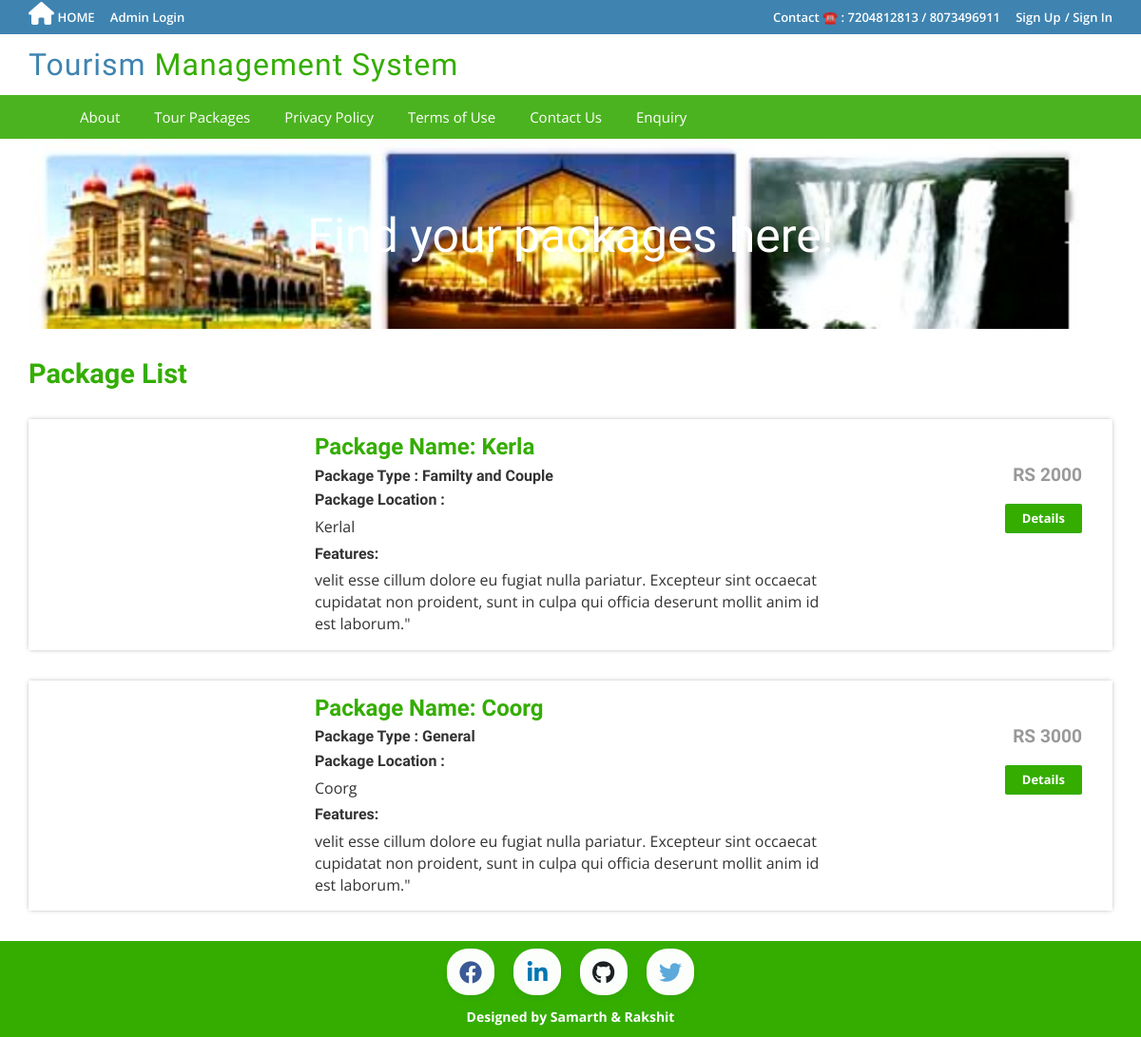
The app's page /package-list.php with its own data.
### tables this page shows
CREATE TABLE `tbltourpackages` (
  `PackageId` int(11) NOT NULL,
  `PackageName` varchar(200) DEFAULT NULL,
  `PackageType` varchar(150) DEFAULT NULL,
  `PackageLocation` varchar(100) DEFAULT NULL,
  `PackagePrice` int(11) DEFAULT NULL,
  `PackageFetures` varchar(255) DEFAULT NULL,
  `PackageDetails` mediumtext DEFAULT NULL,
  `PackageImage` varchar(100) DEFAULT NULL,
  `Creationdate` timestamp NULL DEFAULT current_timestamp(),
  `UpdationDate` timestamp NULL DEFAULT NULL ON UPDATE current_timestamp()
);

### package-list.php (the view, shortened to what this page needs)
<?php
include('includes/config.php');
?>
<!DOCTYPE HTML>
<html>
<head>
<link href="css/bootstrap.css" rel='stylesheet' type='text/css' />
<link href="css/style.css" rel='stylesheet' type='text/css' />
<link href="css/font-awesome.css" rel="stylesheet">
<link href="css/animate.css" rel="stylesheet" type="text/css" media="all">
</head>
<body>
<?php include('includes/header.php');?>
<div class="banner-3">
	<div class="container">
		<h1 class="wow zoomIn animated animated" data-wow-delay=".5s" style="visibility: visible; animation-delay: 0.5s; animation-name: zoomIn;">Find your packages here!</h1>
	</div>
</div>
<div class="rooms">
	<div class="container">
		<div class="room-bottom">
			<h3>Package List</h3>
<?php $sql = "SELECT * from tbltourpackages";
$query = $dbh->prepare($sql);
$query->execute();
$results=$query->fetchAll(PDO::FETCH_OBJ);
if($query->rowCount() > 0)
{
foreach($results as $result)
{	?>
			<div class="rom-btm">
				<div class="col-md-3 room-left wow fadeInLeft animated" data-wow-delay=".5s">
				</div>
				<div class="col-md-6 room-midle wow fadeInUp animated" data-wow-delay=".5s">
					<h4>Package Name: <?php echo htmlentities($result->PackageName);?></h4>
					<h6>Package Type : <?php echo htmlentities($result->PackageType);?></h6>
					<p><b><h6>Package Location :</h6></b> <?php echo htmlentities($result->PackageLocation);?></p>
					<p><b><h6>Features:</h6></b> <?php echo htmlentities($result->PackageFetures);?></p>
				</div>
				<div class="col-md-3 room-right wow fadeInRight animated" data-wow-delay=".5s">
					<h5>RS <?php echo htmlentities($result->PackagePrice);?></h5>
					<a href="package-details.php?pkgid=<?php echo htmlentities($result->PackageId);?>" class="view">Details</a>
				</div>
				<div class="clearfix"></div>
			</div>
<?php }} ?>
		</div>
	</div>
</div>
<?php include('includes/footer.php');?>
</body>
</html>

### css/style.css (style rules this page uses)
html, body { font-size: 100%; background: #fff; font-family: 'Open Sans', sans-serif; }
body a,.grid_1,plan_1,plan_1.one,plan_1.two,i.icon1, i.icon2, i.icon3, i.icon4, i.icon5, i.icon6 { transition:0.5s all; -webkit-transition:0.5s all; -moz-transition:0.5s all; -o-transition:0.5s all; -ms-transition:0.5s all; }
h1,h2,h3,h4,h5,h6 { margin:0; font-family: 'Roboto Condensed', sans-serif; }
p { margin:0; }
a.view { padding: 6px 18px; font-weight: 700; color: #fff; background-color: #34ad00; border: 0; font-size: 13px; border-radius: 2px; -webkit-transition: all .2s; -moz-transition: all .2s; transition: all .2s; margin-top: 20px; display: inline-block; }
.banner-3 { background: url(../images/banner.jpg)no-repeat; background-size: cover; -webkit-background-size: cover; -o-background-size: cover; -ms-background-size: cover; -moz-background-size: cover; min-height:200px; }
.banner-3 h1 { font-size: 50px; margin-bottom: 40px; padding: 1.5em 0 0; text-align: center; color: #fff; }
.rom-btm { margin-top: 2em; box-shadow: 0px 0px 5px -1px rgba(0, 0, 0, 0.37); }
.room-bottom h3 { font-size: 1.8em; font-weight: 700; color: #34ad00; }
.room-bottom { padding: 2em 0; }
.rom-btm h4 { font-size: 1.5em; font-weight: 700; color: #34ad00; }
.rom-btm p { font-size: 15px; color: #999; }
.rom-btm h6 { font-size: 1em; font-weight: 700; margin: 0.5em 0; }
.room-right { text-align: right; padding: 3em 2em; }
.room-midle { padding: 1em; }
.rom-btm h5 { font-size: 1.2em; font-weight: 700; color: #999; }
* { box-sizing: border-box; }

### records on screen
tbltourpackages: PackageName "Kerla", PackageType "Familty and Couple", PackageLocation "Kerlal", PackageFetures "velit esse cillum dolore eu fugiat nulla pariatur. Excepteur sint occaecat cupidatat non proident, sunt in culpa qui officia deserunt mollit anim id est laborum.\"", PackagePrice "2000"
tbltourpackages: PackageName "Coorg", PackageType "General", PackageLocation "Coorg", PackageFetures "velit esse cillum dolore eu fugiat nulla pariatur. Excepteur sint occaecat cupidatat non proident, sunt in culpa qui officia deserunt mollit anim id est laborum.\"", PackagePrice "3000"
